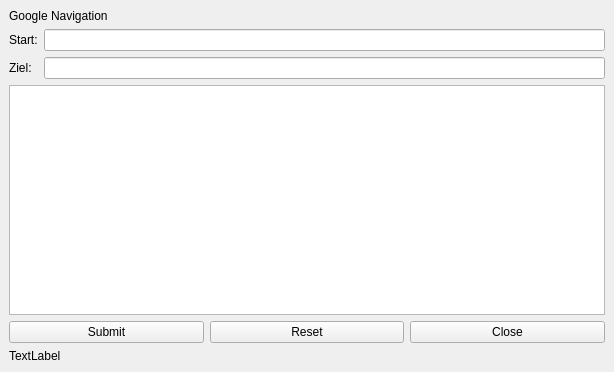
<?xml version="1.0" encoding="UTF-8"?>
<ui version="4.0">
 <class>MainWindow</class>
 <widget class="QMainWindow" name="MainWindow">
  <property name="geometry">
   <rect>
    <x>0</x>
    <y>0</y>
    <width>614</width>
    <height>372</height>
   </rect>
  </property>
  <property name="windowTitle">
   <string>MainWindow</string>
  </property>
  <widget class="QWidget" name="centralwidget">
   <layout class="QGridLayout" name="gridLayout">
    <item row="0" column="0">
     <widget class="QLabel" name="label">
      <property name="text">
       <string>Google Navigation</string>
      </property>
     </widget>
    </item>
    <item row="3" column="0">
     <layout class="QGridLayout" name="gridLayout_2">
      <item row="0" column="0">
       <widget class="QPushButton" name="button_submit">
        <property name="text">
         <string>Submit</string>
        </property>
       </widget>
      </item>
      <item row="0" column="1">
       <widget class="QPushButton" name="button_reset">
        <property name="text">
         <string>Reset</string>
        </property>
       </widget>
      </item>
      <item row="0" column="2">
       <widget class="QPushButton" name="button_close">
        <property name="text">
         <string>Close</string>
        </property>
       </widget>
      </item>
     </layout>
    </item>
    <item row="1" column="0">
     <layout class="QFormLayout" name="formLayout">
      <item row="0" column="0">
       <widget class="QLabel" name="label_start">
        <property name="text">
         <string>Start:</string>
        </property>
       </widget>
      </item>
      <item row="1" column="0">
       <widget class="QLabel" name="label_dest">
        <property name="text">
         <string>Ziel:</string>
        </property>
       </widget>
      </item>
      <item row="0" column="1">
       <widget class="QLineEdit" name="line_start"/>
      </item>
      <item row="1" column="1">
       <widget class="QLineEdit" name="line_dest"/>
      </item>
     </layout>
    </item>
    <item row="2" column="0">
     <widget class="QTextEdit" name="textedit_output">
      <property name="readOnly">
       <bool>true</bool>
      </property>
     </widget>
    </item>
    <item row="4" column="0">
     <widget class="QLabel" name="label_Status">
      <property name="text">
       <string>TextLabel</string>
      </property>
     </widget>
    </item>
   </layout>
  </widget>
 </widget>
 <resources/>
 <connections>
  <connection>
   <sender>button_close</sender>
   <signal>pressed()</signal>
   <receiver>MainWindow</receiver>
   <slot>close()</slot>
   <hints>
    <hint type="sourcelabel">
     <x>506</x>
     <y>325</y>
    </hint>
    <hint type="destinationlabel">
     <x>306</x>
     <y>185</y>
    </hint>
   </hints>
  </connection>
 </connections>
</ui>
